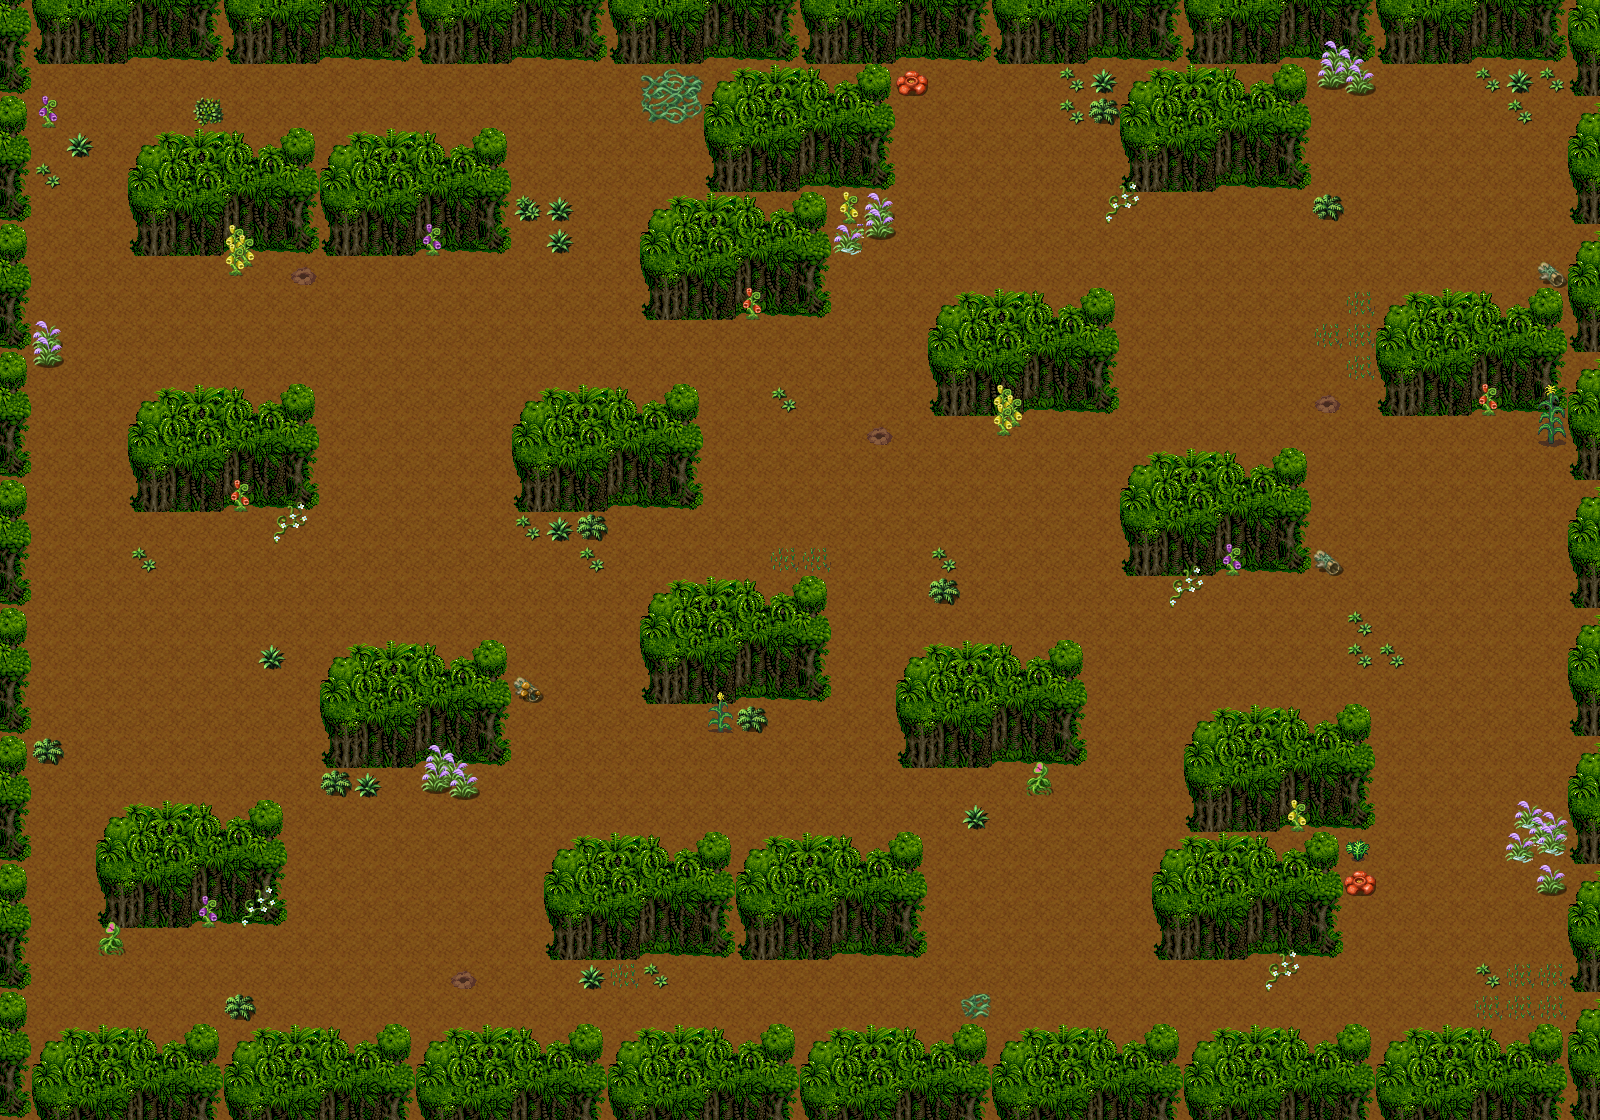

The image is a tile-based game level rendered from a .tmx file. Its description and source (layers, tilesets, objects; grid data summarised) follow:
An orthogonal 50x35 tile map with 32x32 px tiles, 3 tile layers (background, middleground, foreground), 1 hidden layer not drawn, 8 tilesets and 2 objects (Enemy, Gorilla).

<map version="1.0" orientation="orthogonal" width="50" height="35" tilewidth="32" tileheight="32" backgroundcolor="#ffffff">
 <tileset firstgid="1" name="TileB" tilewidth="32" tileheight="32">
  <image source="battlezone_tileset/TileB.png" trans="ffffff" width="512" height="512" />
 </tileset>
 <tileset firstgid="257" name="metatiles32x32" tilewidth="32" tileheight="32">
  <image source="battlezone_tileset/metatiles32x32.png" trans="ffffff" width="160" height="32" />
  <tile id="0">
   <properties>
    <property name="type" value="solid" />
   </properties>
  </tile>
  <tile id="1">
   <properties>
    <property name="type" value="platform" />
   </properties>
  </tile>
  <tile id="2">
   <properties>
    <property name="type" value="lslope" />
   </properties>
  </tile>
  <tile id="3">
   <properties>
    <property name="type" value="rslope" />
   </properties>
  </tile>
  <tile id="4">
   <properties>
    <property name="type" value="ladder" />
   </properties>
  </tile>
 </tileset>
 <tileset firstgid="262" name="Wilderness-Jungle-04" tilewidth="32" tileheight="32">
  <image source="battlezone_tileset/rainforest/2/Wilderness-Jungle-04.png" trans="008080" width="480" height="256" />
 </tileset>
 <tileset firstgid="382" name="JungleTileA2" tilewidth="32" tileheight="32">
  <image source="battlezone_tileset/rainforest/1/JungleTileA2.png" trans="ffffff" width="512" height="384" />
 </tileset>
 <tileset firstgid="574" name="Military" tilewidth="32" tileheight="32">
  <image source="sprite/mainPlayer/military/Military.png" trans="ffffff" width="384" height="256" />
 </tileset>
 <tileset firstgid="670" name="Explosion" tilewidth="45" tileheight="45">
  <image source="sprite/explosions/Explosion.png" trans="ffffff" width="512" height="512" />
 </tileset>
 <tileset firstgid="791" name="Terrain" tilewidth="32" tileheight="32">
  <image source="battlezone_tileset/terrain/Terrain.png" trans="ffffff" width="1024" height="1024" />
 </tileset>
 <tileset firstgid="1815" name="junglePlants" tilewidth="32" tileheight="32">
  <image source="battlezone_tileset/rainforest/1/junglePlants.png" trans="ffffff" width="512" height="512" />
 </tileset>
 <layer name="background" width="50" height="35">
  <data>[1750 cells, 1750 non-empty, 2 distinct tile ids]</data>
 </layer>
 <layer name="middleground" width="50" height="35">
  <data>[1750 cells, 774 non-empty, 34 distinct tile ids]</data>
 </layer>
 <layer name="foreground" width="50" height="35">
  <data>[1750 cells, 92 non-empty, 38 distinct tile ids]</data>
 </layer>
 <objectgroup name="Enemy" width="50" height="35" visible="0">
  <object name="Enemy" x="1024" y="576" width="32" height="32" />
 </objectgroup>
 <objectgroup name="MainPlayers" width="50" height="35" visible="0">
  <object name="Gorilla" x="128" y="288" width="32" height="32" visible="0" />
 </objectgroup>
 <layer name="collision" width="50" height="35" visible="0">
  <data>[1750 cells, 742 non-empty, 1 distinct tile ids]</data>
 </layer>
</map>
